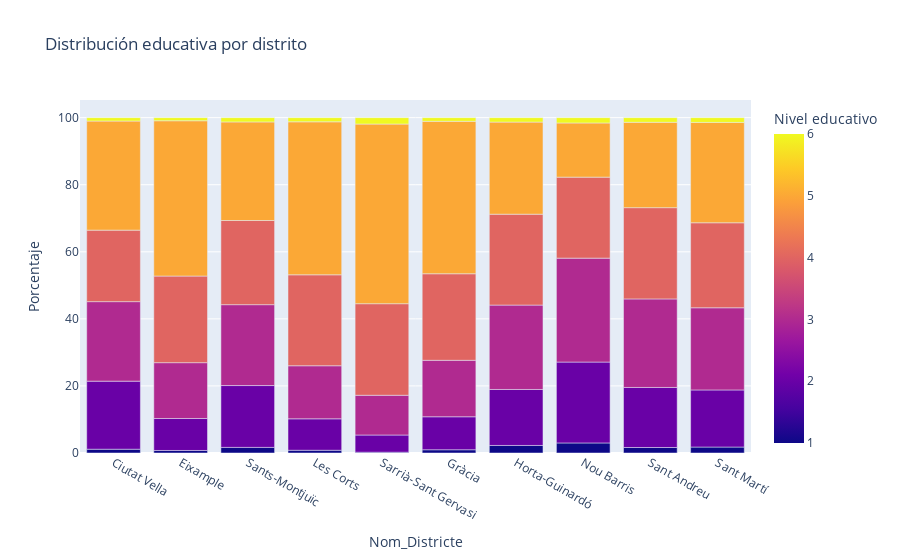

The cell this chart's notebook holds for it:
### Code cell
import plotly.express as px

# Gráfico interactivo de barras
fig = px.bar(df_nivels, 
             x='Nom_Districte', 
             y='Porcentaje', 
             color='NIV_EDUCA_esta',
             title='Distribución educativa por distrito',
             labels={'NIV_EDUCA_esta': 'Nivel educativo'})
fig.show()

### Figure 1 — Plotly figure (JSON) as saved in the notebook; plotly's stock layout.template omitted (floating-point values rounded to 4 significant figures)
{"data": [{"hovertemplate": "Nom_Districte=%{x}<br>Porcentaje=%{y}<br>Nivel educativo=%{marker.color}<extra></extra>", "legendgroup": "", "marker": {"color": [1, 2, 3, 4, 5, 6, 1, 2, 3, 4, 5, 6, 1, 2, 3, 4, 5, 6, 1, 2, 3, 4, 5, 6, 1, 2, 3, 4, 5, 6, 1, 2, 3, 4, 5, 6, 1, 2, 3, 4, 5, 6, 1, 2, 3, 4, 5, 6, 1, 2, 3, 4, 5, 6, 1, 2, 3, 4, 5, 6], "coloraxis": "coloraxis", "pattern": {"shape": ""}}, "name": "", "orientation": "v", "showlegend": false, "textposition": "auto", "type": "bar", "x": ["Ciutat Vella", "Ciutat Vella", "Ciutat Vella", "Ciutat Vella", "Ciutat Vella", "Ciutat Vella", "Eixample", "Eixample", "Eixample", "Eixample", "Eixample", "Eixample", "Sants-Montjuïc", "Sants-Montjuïc", "Sants-Montjuïc", "Sants-Montjuïc", "Sants-Montjuïc", "Sants-Montjuïc", "Les Corts", "Les Corts", "Les Corts", "Les Corts", "Les Corts", "Les Corts", "Sarrià-Sant Gervasi", "Sarrià-Sant Gervasi", "Sarrià-Sant Gervasi", "Sarrià-Sant Gervasi", "Sarrià-Sant Gervasi", "Sarrià-Sant Gervasi", "Gràcia", "Gràcia", "Gràcia", "Gràcia", "Gràcia", "Gràcia", "Horta-Guinardó", "Horta-Guinardó", "Horta-Guinardó", "Horta-Guinardó", "Horta-Guinardó", "Horta-Guinardó", "Nou Barris", "Nou Barris", "Nou Barris", "Nou Barris", "Nou Barris", "Nou Barris", "Sant Andreu", "Sant Andreu", "Sant Andreu", "Sant Andreu", "Sant Andreu", "Sant Andreu", "Sant Martí", "Sant Martí", "Sant Martí", "Sant Martí", "Sant Martí", "Sant Martí"], "xaxis": "x", "y": [1.131, 20.29, 23.71, 21.32, 32.53, 1.01, 0.7525, 9.538, 16.65, 25.83, 46.31, 0.9271, 1.675, 18.44, 24.12, 25.1, 29.4, 1.271, 0.8201, 9.372, 15.82, 27.12, 45.62, 1.239, 0.2337, 5.125, 11.85, 27.31, 53.57, 1.904, 0.9671, 9.837, 16.84, 25.81, 45.45, 1.093, 2.249, 16.69, 25.16, 27.1, 27.47, 1.322, 3.0, 24.11, 30.99, 24.16, 16.16, 1.583, 1.638, 17.91, 26.4, 27.21, 25.46, 1.384, 1.771, 17.03, 24.5, 25.35, 29.93, 1.418], "yaxis": "y"}], "layout": {"barmode": "relative", "coloraxis": {"colorbar": {"title": {"text": "Nivel educativo"}}, "colorscale": [[0, "#0d0887"], [0.1111, "#46039f"], [0.2222, "#7201a8"], [0.3333, "#9c179e"], [0.4444, "#bd3786"], [0.5556, "#d8576b"], [0.6667, "#ed7953"], [0.7778, "#fb9f3a"], [0.8889, "#fdca26"], [1, "#f0f921"]]}, "legend": {"tracegroupgap": 0}, "title": {"text": "Distribución educativa por distrito"}, "xaxis": {"anchor": "y", "domain": [0, 1], "title": {"text": "Nom_Districte"}}, "yaxis": {"anchor": "x", "domain": [0, 1], "title": {"text": "Porcentaje"}}}}
